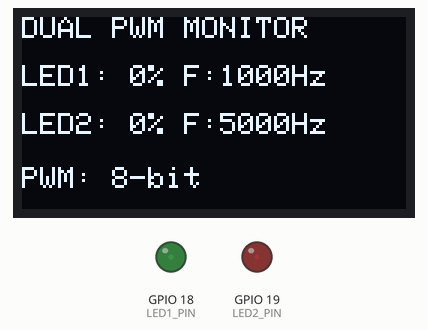
The program below on a simulated ESP32. Parts: 128×64 one-colour display, output pins drawn as LEDs (lit = HIGH). What the program prints to the serial monitor is not drawn.

Above: at 0.45 s.
At 10.06 s:
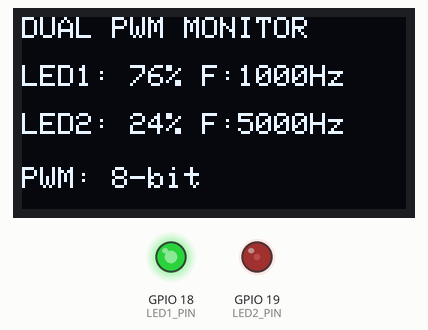
At 19.97 s:
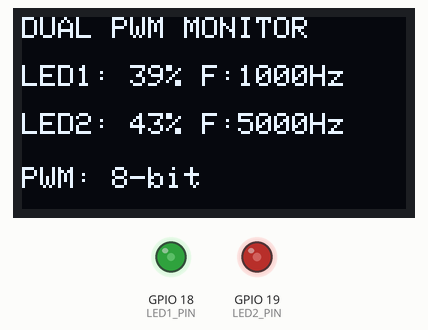
At 39.79 s:
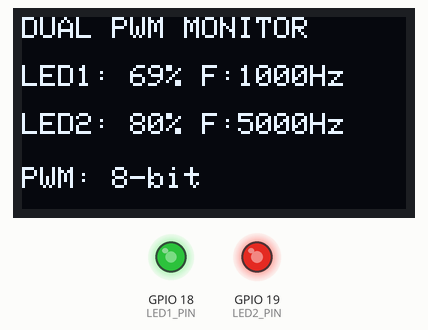
Timing chart, 0 to 40.0 s (numbered marks = the images above):
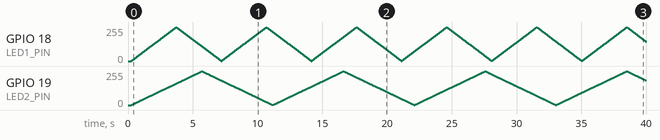

The program:

main.cpp
```cpp
// Noor Fatima Azam
// 24_NTU_CS_FL_1086
// Embeded Systems Project
// This code generates PWM signals on two separate pins of an ESP32 microcontroller to control the brightness of two LEDs. The first LED is connected to pin 18 and the second LED is connected to pin 19. The PWM signals have different frequencies and duty cycles, creating a fading effect for both LEDs.

#include <Arduino.h>
#include <Wire.h>
#include <Adafruit_GFX.h>
#include <Adafruit_SSD1306.h>

// LED pins
const int LED1_PIN = 18;
const int LED2_PIN = 19;

// LEDC channels (required by Arduino-ESP32 core 2.x)
const int LED1_CHANNEL = 0;
const int LED2_CHANNEL = 1;

// Different PWM frequencies
const uint32_t LED1_FREQ = 1000;
const uint32_t LED2_FREQ = 5000;

// 8-bit resolution: duty values from 0 to 255
const int PWM_RESOLUTION = 8;
const int MAX_DUTY = 255;

// OLED settings
#define SCREEN_WIDTH 128
#define SCREEN_HEIGHT 64
#define OLED_RESET -1
#define OLED_ADDRESS 0x3C

Adafruit_SSD1306 display(
    SCREEN_WIDTH, SCREEN_HEIGHT, &Wire, OLED_RESET
);

// Current duty-cycle values
int duty1 = 0;
int duty2 = 0;

// Independent fading directions
int direction1 = 1;
int direction2 = 1;

// Non-blocking update timers
unsigned long lastFade1 = 0;
unsigned long lastFade2 = 0;
unsigned long lastOLED = 0;

const unsigned long FADE_INTERVAL_1 = 12;
const unsigned long FADE_INTERVAL_2 = 20;
const unsigned long OLED_INTERVAL = 150;

void updateOLED() {
    display.clearDisplay();
    display.setTextColor(SSD1306_WHITE);

    display.setTextSize(1);
    display.setCursor(0, 0);
    display.println("DUAL PWM MONITOR");

    display.setCursor(0, 16);
    display.print("LED1: ");
    display.print((duty1 * 100 + 127) / 255);
    display.print("% F:");
    display.print(ledcReadFreq(LED1_CHANNEL));
    display.println("Hz");

    display.setCursor(0, 32);
    display.print("LED2: ");
    display.print((duty2 * 100 + 127) / 255);
    display.print("% F:");
    display.print(ledcReadFreq(LED2_CHANNEL));
    display.println("Hz");

    display.setCursor(0, 50);
    display.println("PWM: 8-bit");

    display.display();
}

void updateFade(
    int &duty,
    int &direction,
    int channel
) {
    duty += direction;

    if (duty >= MAX_DUTY) {
        duty = MAX_DUTY;
        direction = -1;
    } else if (duty <= 0) {
        duty = 0;
        direction = 1;
    }

    ledcWrite(channel, duty);
}

void setup() {
    Serial.begin(115200);
    delay(200);

    Wire.begin(21, 22);

    // ledcSetup() returns the actual frequency set, or 0 on failure
    double led1Actual =
        ledcSetup(LED1_CHANNEL, LED1_FREQ, PWM_RESOLUTION);

    double led2Actual =
        ledcSetup(LED2_CHANNEL, LED2_FREQ, PWM_RESOLUTION);

    if (led1Actual == 0 || led2Actual == 0) {
        Serial.println("ERROR: PWM initialization failed.");
        while (true) {
            delay(1000);
        }
    }

    ledcAttachPin(LED1_PIN, LED1_CHANNEL);
    ledcAttachPin(LED2_PIN, LED2_CHANNEL);

    ledcWrite(LED1_CHANNEL, 0);
    ledcWrite(LED2_CHANNEL, 0);

    if (!display.begin(
            SSD1306_SWITCHCAPVCC, OLED_ADDRESS)) {
        Serial.println("ERROR: OLED initialization failed.");
        while (true) {
            delay(1000);
        }
    }

    display.clearDisplay();
    updateOLED();

    Serial.println("Dual LED PWM and OLED monitor ready.");
    Serial.printf(
        "LED1 frequency: %lu Hz\n",
        (unsigned long)ledcReadFreq(LED1_CHANNEL)
    );
    Serial.printf(
        "LED2 frequency: %lu Hz\n",
        (unsigned long)ledcReadFreq(LED2_CHANNEL)
    );
}

void loop() {
    unsigned long now = millis();

    if (now - lastFade1 >= FADE_INTERVAL_1) {
        lastFade1 = now;
        updateFade(duty1, direction1, LED1_CHANNEL);
    }

    if (now - lastFade2 >= FADE_INTERVAL_2) {
        lastFade2 = now;
        updateFade(duty2, direction2, LED2_CHANNEL);
    }

    if (now - lastOLED >= OLED_INTERVAL) {
        lastOLED = now;
        updateOLED();
    }
}
```
